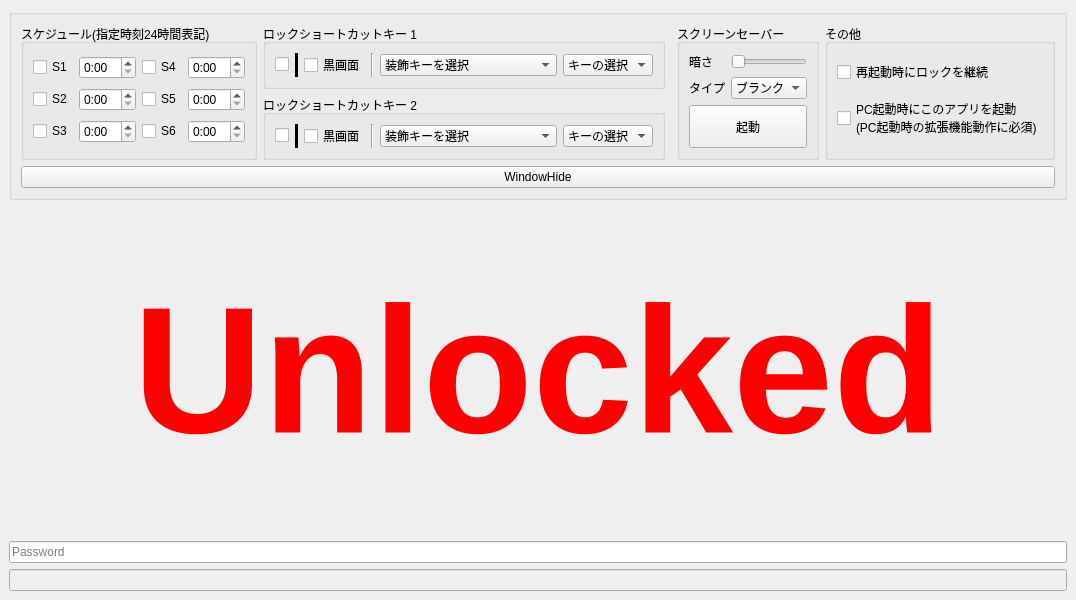
<?xml version="1.0" encoding="UTF-8"?>
<ui version="4.0">
 <class>lock</class>
 <widget class="QMainWindow" name="lock">
  <property name="geometry">
   <rect>
    <x>0</x>
    <y>0</y>
    <width>1050</width>
    <height>600</height>
   </rect>
  </property>
  <property name="windowTitle">
   <string>Lock</string>
  </property>
  <widget class="QWidget" name="centralwidget">
   <layout class="QGridLayout" name="gridLayout">
    <item row="0" column="0">
     <widget class="QGroupBox" name="MENU">
      <property name="sizePolicy">
       <sizepolicy hsizetype="Preferred" vsizetype="Fixed">
        <horstretch>0</horstretch>
        <verstretch>0</verstretch>
       </sizepolicy>
      </property>
      <property name="title">
       <string/>
      </property>
      <property name="flat">
       <bool>false</bool>
      </property>
      <property name="checkable">
       <bool>false</bool>
      </property>
      <property name="checked">
       <bool>false</bool>
      </property>
      <layout class="QGridLayout" name="gridLayout_5">
       <item row="1" column="4" rowspan="2">
        <widget class="QGroupBox" name="screensaver_box">
         <property name="sizePolicy">
          <sizepolicy hsizetype="Preferred" vsizetype="Preferred">
           <horstretch>0</horstretch>
           <verstretch>0</verstretch>
          </sizepolicy>
         </property>
         <property name="title">
          <string>スクリーンセーバー</string>
         </property>
         <layout class="QGridLayout" name="gridLayout_3">
          <item row="0" column="1">
           <widget class="QSlider" name="screensaver_darkness">
            <property name="minimum">
             <number>1</number>
            </property>
            <property name="maximum">
             <number>100</number>
            </property>
            <property name="orientation">
             <enum>Qt::Orientation::Horizontal</enum>
            </property>
           </widget>
          </item>
          <item row="1" column="1">
           <widget class="QComboBox" name="screensaver_type">
            <item>
             <property name="text">
              <string>ブランク</string>
             </property>
            </item>
            <item>
             <property name="text">
              <string>ボール</string>
             </property>
            </item>
           </widget>
          </item>
          <item row="0" column="0">
           <widget class="QLabel" name="screensaver_darkness_label">
            <property name="text">
             <string>暗さ</string>
            </property>
           </widget>
          </item>
          <item row="2" column="0" colspan="2">
           <widget class="QPushButton" name="screensaver_start">
            <property name="sizePolicy">
             <sizepolicy hsizetype="Minimum" vsizetype="Expanding">
              <horstretch>0</horstretch>
              <verstretch>0</verstretch>
             </sizepolicy>
            </property>
            <property name="text">
             <string>起動</string>
            </property>
           </widget>
          </item>
          <item row="1" column="0">
           <widget class="QLabel" name="screensaver_type_label">
            <property name="text">
             <string>タイプ</string>
            </property>
           </widget>
          </item>
         </layout>
        </widget>
       </item>
       <item row="1" column="1" colspan="2">
        <widget class="QGroupBox" name="shortcut1_box">
         <property name="title">
          <string>ロックショートカットキー 1</string>
         </property>
         <layout class="QHBoxLayout" name="horizontalLayout">
          <item>
           <widget class="QCheckBox" name="shortcut_enable_1">
            <property name="text">
             <string/>
            </property>
           </widget>
          </item>
          <item>
           <widget class="Line" name="line1_2">
            <property name="frameShadow">
             <enum>QFrame::Shadow::Plain</enum>
            </property>
            <property name="lineWidth">
             <number>10</number>
            </property>
            <property name="orientation">
             <enum>Qt::Orientation::Vertical</enum>
            </property>
           </widget>
          </item>
          <item>
           <widget class="QCheckBox" name="shortcut_black_1">
            <property name="text">
             <string>黒画面</string>
            </property>
           </widget>
          </item>
          <item>
           <widget class="Line" name="line1_1">
            <property name="orientation">
             <enum>Qt::Orientation::Vertical</enum>
            </property>
           </widget>
          </item>
          <item>
           <widget class="QComboBox" name="shortcut_modifier_1">
            <property name="currentIndex">
             <number>0</number>
            </property>
            <property name="placeholderText">
             <string/>
            </property>
            <item>
             <property name="text">
              <string>装飾キーを選択</string>
             </property>
            </item>
            <item>
             <property name="text">
              <string>Ctrl</string>
             </property>
            </item>
            <item>
             <property name="text">
              <string>Shift</string>
             </property>
            </item>
            <item>
             <property name="text">
              <string>Windows</string>
             </property>
            </item>
            <item>
             <property name="text">
              <string>Alt</string>
             </property>
            </item>
            <item>
             <property name="text">
              <string>Ctrl + Shift</string>
             </property>
            </item>
            <item>
             <property name="text">
              <string>Ctrl + Windows</string>
             </property>
            </item>
            <item>
             <property name="text">
              <string>Ctrl + Alt</string>
             </property>
            </item>
            <item>
             <property name="text">
              <string>Shift + Windows</string>
             </property>
            </item>
            <item>
             <property name="text">
              <string>Shift + Alt</string>
             </property>
            </item>
            <item>
             <property name="text">
              <string>Windows + Alt</string>
             </property>
            </item>
            <item>
             <property name="text">
              <string>Ctrl + Shift + Windows</string>
             </property>
            </item>
            <item>
             <property name="text">
              <string>Ctrl + Shift + Alt</string>
             </property>
            </item>
            <item>
             <property name="text">
              <string>Ctrl + Windows + Alt</string>
             </property>
            </item>
            <item>
             <property name="text">
              <string>Shift + Windows + Alt</string>
             </property>
            </item>
            <item>
             <property name="text">
              <string>Ctrl + Shift + Windows + Alt</string>
             </property>
            </item>
           </widget>
          </item>
          <item>
           <widget class="QComboBox" name="shortcut_key_1">
            <item>
             <property name="text">
              <string>キーの選択</string>
             </property>
            </item>
            <item>
             <property name="text">
              <string>A</string>
             </property>
            </item>
            <item>
             <property name="text">
              <string>B</string>
             </property>
            </item>
            <item>
             <property name="text">
              <string>C</string>
             </property>
            </item>
            <item>
             <property name="text">
              <string>D</string>
             </property>
            </item>
            <item>
             <property name="text">
              <string>E</string>
             </property>
            </item>
            <item>
             <property name="text">
              <string>F</string>
             </property>
            </item>
            <item>
             <property name="text">
              <string>G</string>
             </property>
            </item>
            <item>
             <property name="text">
              <string>H</string>
             </property>
            </item>
            <item>
             <property name="text">
              <string>I</string>
             </property>
            </item>
            <item>
             <property name="text">
              <string>J</string>
             </property>
            </item>
            <item>
             <property name="text">
              <string>K</string>
             </property>
            </item>
            <item>
             <property name="text">
              <string>L</string>
             </property>
            </item>
            <item>
             <property name="text">
              <string>M</string>
             </property>
            </item>
            <item>
             <property name="text">
              <string>N</string>
             </property>
            </item>
            <item>
             <property name="text">
              <string>O</string>
             </property>
            </item>
            <item>
             <property name="text">
              <string>P</string>
             </property>
            </item>
            <item>
             <property name="text">
              <string>Q</string>
             </property>
            </item>
            <item>
             <property name="text">
              <string>R</string>
             </property>
            </item>
            <item>
             <property name="text">
              <string>S</string>
             </property>
            </item>
            <item>
             <property name="text">
              <string>T</string>
             </property>
            </item>
            <item>
             <property name="text">
              <string>U</string>
             </property>
            </item>
            <item>
             <property name="text">
              <string>V</string>
             </property>
            </item>
            <item>
             <property name="text">
              <string>W</string>
             </property>
            </item>
            <item>
             <property name="text">
              <string>X</string>
             </property>
            </item>
            <item>
             <property name="text">
              <string>Y</string>
             </property>
            </item>
            <item>
             <property name="text">
              <string>Z</string>
             </property>
            </item>
           </widget>
          </item>
         </layout>
        </widget>
       </item>
       <item row="1" column="0" rowspan="2">
        <widget class="QGroupBox" name="schedule_box">
         <property name="title">
          <string>スケジュール(指定時刻24時間表記)</string>
         </property>
         <layout class="QGridLayout" name="gridLayout_4">
          <item row="1" column="3">
           <widget class="QTimeEdit" name="schedule_time_4">
            <property name="displayFormat">
             <string>H:mm</string>
            </property>
           </widget>
          </item>
          <item row="2" column="0">
           <widget class="QCheckBox" name="schedule_check_2">
            <property name="text">
             <string>S2</string>
            </property>
            <property name="tristate">
             <bool>true</bool>
            </property>
           </widget>
          </item>
          <item row="5" column="0">
           <widget class="QCheckBox" name="schedule_check_3">
            <property name="text">
             <string>S3</string>
            </property>
            <property name="tristate">
             <bool>true</bool>
            </property>
           </widget>
          </item>
          <item row="2" column="3">
           <widget class="QTimeEdit" name="schedule_time_5">
            <property name="displayFormat">
             <string>H:mm</string>
            </property>
           </widget>
          </item>
          <item row="5" column="2">
           <widget class="QCheckBox" name="schedule_check_6">
            <property name="text">
             <string>S6</string>
            </property>
            <property name="tristate">
             <bool>true</bool>
            </property>
           </widget>
          </item>
          <item row="1" column="2">
           <widget class="QCheckBox" name="schedule_check_4">
            <property name="text">
             <string>S4</string>
            </property>
            <property name="tristate">
             <bool>true</bool>
            </property>
           </widget>
          </item>
          <item row="2" column="1">
           <widget class="QTimeEdit" name="schedule_time_2">
            <property name="displayFormat">
             <string>H:mm</string>
            </property>
           </widget>
          </item>
          <item row="1" column="1">
           <widget class="QTimeEdit" name="schedule_time_1">
            <property name="wrapping">
             <bool>false</bool>
            </property>
            <property name="buttonSymbols">
             <enum>QAbstractSpinBox::ButtonSymbols::UpDownArrows</enum>
            </property>
            <property name="displayFormat">
             <string>H:mm</string>
            </property>
           </widget>
          </item>
          <item row="5" column="3">
           <widget class="QTimeEdit" name="schedule_time_6">
            <property name="displayFormat">
             <string>H:mm</string>
            </property>
           </widget>
          </item>
          <item row="5" column="1">
           <widget class="QTimeEdit" name="schedule_time_3">
            <property name="displayFormat">
             <string>H:mm</string>
            </property>
           </widget>
          </item>
          <item row="1" column="0">
           <widget class="QCheckBox" name="schedule_check_1">
            <property name="text">
             <string>S1</string>
            </property>
            <property name="tristate">
             <bool>true</bool>
            </property>
           </widget>
          </item>
          <item row="2" column="2">
           <widget class="QCheckBox" name="schedule_check_5">
            <property name="text">
             <string>S5</string>
            </property>
            <property name="tristate">
             <bool>true</bool>
            </property>
           </widget>
          </item>
         </layout>
        </widget>
       </item>
       <item row="2" column="1" colspan="2">
        <widget class="QGroupBox" name="shortcut2_box">
         <property name="title">
          <string>ロックショートカットキー 2</string>
         </property>
         <layout class="QHBoxLayout" name="horizontalLayout_2">
          <item>
           <widget class="QCheckBox" name="shortcut_enable_2">
            <property name="text">
             <string/>
            </property>
           </widget>
          </item>
          <item>
           <widget class="Line" name="line2_2">
            <property name="frameShadow">
             <enum>QFrame::Shadow::Plain</enum>
            </property>
            <property name="lineWidth">
             <number>10</number>
            </property>
            <property name="orientation">
             <enum>Qt::Orientation::Vertical</enum>
            </property>
           </widget>
          </item>
          <item>
           <widget class="QCheckBox" name="shortcut_black_2">
            <property name="text">
             <string>黒画面</string>
            </property>
           </widget>
          </item>
          <item>
           <widget class="Line" name="line2_1">
            <property name="orientation">
             <enum>Qt::Orientation::Vertical</enum>
            </property>
           </widget>
          </item>
          <item>
           <widget class="QComboBox" name="shortcut_modifier_2">
            <property name="currentIndex">
             <number>0</number>
            </property>
            <property name="placeholderText">
             <string/>
            </property>
            <item>
             <property name="text">
              <string>装飾キーを選択</string>
             </property>
            </item>
            <item>
             <property name="text">
              <string>Ctrl</string>
             </property>
            </item>
            <item>
             <property name="text">
              <string>Shift</string>
             </property>
            </item>
            <item>
             <property name="text">
              <string>Windows</string>
             </property>
            </item>
            <item>
             <property name="text">
              <string>Alt</string>
             </property>
            </item>
            <item>
             <property name="text">
              <string>Ctrl + Shift</string>
             </property>
            </item>
            <item>
             <property name="text">
              <string>Ctrl + Windows</string>
             </property>
            </item>
            <item>
             <property name="text">
              <string>Ctrl + Alt</string>
             </property>
            </item>
            <item>
             <property name="text">
              <string>Shift + Windows</string>
             </property>
            </item>
            <item>
             <property name="text">
              <string>Shift + Alt</string>
             </property>
            </item>
            <item>
             <property name="text">
              <string>Windows + Alt</string>
             </property>
            </item>
            <item>
             <property name="text">
              <string>Ctrl + Shift + Windows</string>
             </property>
            </item>
            <item>
             <property name="text">
              <string>Ctrl + Shift + Alt</string>
             </property>
            </item>
            <item>
             <property name="text">
              <string>Ctrl + Windows + Alt</string>
             </property>
            </item>
            <item>
             <property name="text">
              <string>Shift + Windows + Alt</string>
             </property>
            </item>
            <item>
             <property name="text">
              <string>Ctrl + Shift + Windows + Alt</string>
             </property>
            </item>
           </widget>
          </item>
          <item>
           <widget class="QComboBox" name="shortcut_key_2">
            <item>
             <property name="text">
              <string>キーの選択</string>
             </property>
            </item>
            <item>
             <property name="text">
              <string>A</string>
             </property>
            </item>
            <item>
             <property name="text">
              <string>B</string>
             </property>
            </item>
            <item>
             <property name="text">
              <string>C</string>
             </property>
            </item>
            <item>
             <property name="text">
              <string>D</string>
             </property>
            </item>
            <item>
             <property name="text">
              <string>E</string>
             </property>
            </item>
            <item>
             <property name="text">
              <string>F</string>
             </property>
            </item>
            <item>
             <property name="text">
              <string>G</string>
             </property>
            </item>
            <item>
             <property name="text">
              <string>H</string>
             </property>
            </item>
            <item>
             <property name="text">
              <string>I</string>
             </property>
            </item>
            <item>
             <property name="text">
              <string>J</string>
             </property>
            </item>
            <item>
             <property name="text">
              <string>K</string>
             </property>
            </item>
            <item>
             <property name="text">
              <string>L</string>
             </property>
            </item>
            <item>
             <property name="text">
              <string>M</string>
             </property>
            </item>
            <item>
             <property name="text">
              <string>N</string>
             </property>
            </item>
            <item>
             <property name="text">
              <string>O</string>
             </property>
            </item>
            <item>
             <property name="text">
              <string>P</string>
             </property>
            </item>
            <item>
             <property name="text">
              <string>Q</string>
             </property>
            </item>
            <item>
             <property name="text">
              <string>R</string>
             </property>
            </item>
            <item>
             <property name="text">
              <string>S</string>
             </property>
            </item>
            <item>
             <property name="text">
              <string>T</string>
             </property>
            </item>
            <item>
             <property name="text">
              <string>U</string>
             </property>
            </item>
            <item>
             <property name="text">
              <string>V</string>
             </property>
            </item>
            <item>
             <property name="text">
              <string>W</string>
             </property>
            </item>
            <item>
             <property name="text">
              <string>X</string>
             </property>
            </item>
            <item>
             <property name="text">
              <string>Y</string>
             </property>
            </item>
            <item>
             <property name="text">
              <string>Z</string>
             </property>
            </item>
           </widget>
          </item>
         </layout>
        </widget>
       </item>
       <item row="1" column="5" rowspan="2">
        <widget class="QGroupBox" name="other_box">
         <property name="title">
          <string>その他</string>
         </property>
         <layout class="QVBoxLayout" name="verticalLayout">
          <item>
           <widget class="QCheckBox" name="other_1">
            <property name="text">
             <string>再起動時にロックを継続</string>
            </property>
           </widget>
          </item>
          <item>
           <widget class="QCheckBox" name="other_2">
            <property name="text">
             <string>PC起動時にこのアプリを起動
(PC起動時の拡張機能動作に必須)</string>
            </property>
           </widget>
          </item>
         </layout>
        </widget>
       </item>
       <item row="5" column="0" colspan="6">
        <widget class="QPushButton" name="pushButton2">
         <property name="sizePolicy">
          <sizepolicy hsizetype="Preferred" vsizetype="Expanding">
           <horstretch>0</horstretch>
           <verstretch>0</verstretch>
          </sizepolicy>
         </property>
         <property name="styleSheet">
          <string notr="true"/>
         </property>
         <property name="text">
          <string>WindowHide</string>
         </property>
        </widget>
       </item>
      </layout>
     </widget>
    </item>
    <item row="1" column="0">
     <widget class="QPushButton" name="pushButton">
      <property name="sizePolicy">
       <sizepolicy hsizetype="Minimum" vsizetype="Preferred">
        <horstretch>0</horstretch>
        <verstretch>0</verstretch>
       </sizepolicy>
      </property>
      <property name="font">
       <font>
        <pointsize>-1</pointsize>
        <bold>true</bold>
       </font>
      </property>
      <property name="cursor">
       <cursorShape>PointingHandCursor</cursorShape>
      </property>
      <property name="styleSheet">
       <string notr="true">font-size:180px;color:red;</string>
      </property>
      <property name="text">
       <string>Unlocked</string>
      </property>
      <property name="flat">
       <bool>true</bool>
      </property>
     </widget>
    </item>
    <item row="2" column="0">
     <widget class="QLineEdit" name="lineEdit1">
      <property name="inputMask">
       <string/>
      </property>
      <property name="echoMode">
       <enum>QLineEdit::EchoMode::Password</enum>
      </property>
      <property name="placeholderText">
       <string>Password</string>
      </property>
     </widget>
    </item>
    <item row="3" column="0">
     <widget class="QLineEdit" name="lineEdit2">
      <property name="enabled">
       <bool>false</bool>
      </property>
     </widget>
    </item>
   </layout>
  </widget>
 </widget>
 <resources/>
 <connections/>
</ui>
